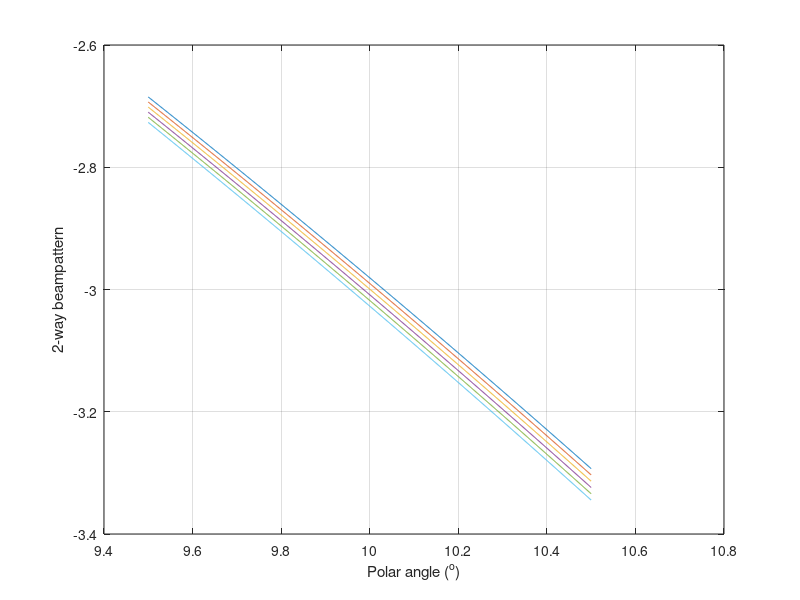

This chart was generated by the following MATLAB code: (Note: this script raises an error after producing the figure.)
% Code to generate Figure 12 of the echo statistics tutorial
%
% This code plots the beampattern PDF associated with circular apertures of
% varying size and/or frequency for 3D distribution of scatterers.
%
% Author: Wu-Jung Lee | leewujung@gmail.com | APL-UW


clear

addpath './util_fcn'
save_base_path = './figs';

[~,script_name,~] = fileparts(mfilename('fullpath'));
save_path = fullfile(save_base_path,script_name);
if ~exist(save_path,'dir')
    mkdir(save_path);
end


% Narrow down ka values and save results for later use. The section below
% is only evaluated once
if ~exist(sprintf('./figs/%s/%s_ka_num.mat',script_name,script_name),'file')
    disp('Finding fine ka values...')

    ka = 6.65:1e-2:6.7;
    theta_deg = 9.5:1e-3:10.5;
    theta = theta_deg/180*pi;
    btheta = (2*besselj(1,ka'*sin(theta))./(ka'*sin(theta))).^2;
    btheta_log = 20*log10(btheta);

    figure
    plot(theta/pi*180,btheta_log)
    xlabel('Polar angle (^o)');
    ylabel('2-way beampattern');
    grid

    % Full beamwidth 1 deg
    ka = 132.7:1e-5:132.8;
    theta_deg_want = 0.5;
    theta_deg = theta_deg_want-0.005:1e-6:theta_deg_want+0.005;
    theta = theta_deg/180*pi;
    btheta = (2*besselj(1,ka'*sin(theta))./(ka'*sin(theta))).^2;
    btheta_log = 20*log10(btheta);

    [~,idx_3db] = min(abs(btheta_log-(-3)),[],2);
    [~,idx_ka] = min(abs(theta_deg(idx_3db)-theta_deg_want));

    ka_want = ka(idx_ka);
    btheta_want = (2*besselj(1,ka_want'*sin(theta))./(ka_want'*sin(theta))).^2;

    ka_1deg = ka_want;


    % Full beamwidth 5 deg
    ka = 26.5:1e-5:26.6;
    theta_deg_want = 2.5;
    theta_deg = theta_deg_want-0.005:1e-6:theta_deg_want+0.005;
    theta = theta_deg/180*pi;
    btheta = (2*besselj(1,ka'*sin(theta))./(ka'*sin(theta))).^2;
    btheta_log = 20*log10(btheta);

    [~,idx_3db] = min(abs(btheta_log-(-3)),[],2);
    [~,idx_ka] = min(abs(theta_deg(idx_3db)-theta_deg_want));

    ka_want = ka(idx_ka);
    btheta_want = (2*besselj(1,ka_want'*sin(theta))./(ka_want'*sin(theta))).^2;

    ka_5deg = ka_want;


    % Full beamwidth 10 deg
    ka = 13.2:1e-5:13.3;
    theta_deg_want = 5;
    theta_deg = theta_deg_want-0.005:1e-6:theta_deg_want+0.005;
    theta = theta_deg/180*pi;
    btheta = (2*besselj(1,ka'*sin(theta))./(ka'*sin(theta))).^2;
    btheta_log = 20*log10(btheta);

    [~,idx_3db] = min(abs(btheta_log-(-3)),[],2);
    [~,idx_ka] = min(abs(theta_deg(idx_3db)-theta_deg_want));

    ka_want = ka(idx_ka);
    btheta_want = (2*besselj(1,ka_want'*sin(theta))./(ka_want'*sin(theta))).^2;

    ka_10deg = ka_want;


    % Full beamwidth 3 deg
    ka = 44.2:1e-5:44.3;
    theta_deg_want = 1.5;
    theta_deg = theta_deg_want-0.005:1e-6:theta_deg_want+0.005;
    theta = theta_deg/180*pi;
    btheta = (2*besselj(1,ka'*sin(theta))./(ka'*sin(theta))).^2;
    btheta_log = 20*log10(btheta);

    [~,idx_3db] = min(abs(btheta_log-(-3)),[],2);
    [~,idx_ka] = min(abs(theta_deg(idx_3db)-theta_deg_want));

    ka_want = ka(idx_ka);
    btheta_want = (2*besselj(1,ka_want'*sin(theta))./(ka_want'*sin(theta))).^2;

    ka_3deg = ka_want;


     % Full beamwidth 20 deg
    ka = 6.65:1e-5:6.7;
    theta_deg_want = 10;
    theta_deg = theta_deg_want-0.005:1e-6:theta_deg_want+0.005;
    theta = theta_deg/180*pi;
    btheta = (2*besselj(1,ka'*sin(theta))./(ka'*sin(theta))).^2;
    btheta_log = 20*log10(btheta);

    [~,idx_3db] = min(abs(btheta_log-(-3)),[],2);
    [~,idx_ka] = min(abs(theta_deg(idx_3db)-theta_deg_want));

    ka_want = ka(idx_ka);
    btheta_want = (2*besselj(1,ka_want'*sin(theta))./(ka_want'*sin(theta))).^2;

    ka_20deg = ka_want;


    % Save ka numbers
    save(fullfile(save_path,[script_name,'_ka_num.mat']),...
        'ka_*deg');

end


% Plot pb
if ~exist(sprintf('./figs/%s/%s_b_pb.mat',script_name,script_name),'file')
    disp('Calculating pb(b), this is gonna take a while...')

    b_num = 5e4;
    b_start_log = -7;
    b_end_log = 0;
    [b_1deg,pb_1deg] = calc_pb_log(ka_1deg,b_start_log,b_end_log,b_num);
    [b_3deg,pb_3deg] = calc_pb_log(ka_3deg,b_start_log,b_end_log,b_num);
    [b_5deg,pb_5deg] = calc_pb_log(ka_5deg,b_start_log,b_end_log,b_num);
    [b_10deg,pb_10deg] = calc_pb_log(ka_10deg,b_start_log,b_end_log,b_num);
    % [b_20deg,pb_20deg] = calc_pb_log(ka_20deg,b_start_log,b_end_log,b_num);

    save(fullfile(save_path,[script_name,'_b_pb.mat']),...
        'b_*deg','pb_*deg');
else
    load(fullfile(save_path,[script_name,'_b_pb.mat']));
end



% Individual Pb plots shown in the tutorial =========
figure
loglog(b_1deg,pb_1deg,'k','linewidth',1)
axis([1e-7 2e0 1e-4 1e8])
set(gca,'fontsize',16)
ylabel('$p_b(b)$','Interpreter','LaTex','fontsize',24);
xlabel('$b$','Interpreter','LaTex','fontsize',24);
title('P_b(b), full beamwidth = 1^o');
saveas(gcf,fullfile(save_path,[script_name,'_b_pb_1deg.fig']),'fig');
saveSameSize(gcf,'file',fullfile(save_path,[script_name,'_b_pb_1deg.png']),...
    'format','png','renderer','painters');

figure
loglog(b_3deg,pb_3deg,'k','linewidth',1)
axis([1e-7 2e0 1e-4 1e8])
set(gca,'fontsize',16)
ylabel('$p_b(b)$','Interpreter','LaTex','fontsize',24);
xlabel('$b$','Interpreter','LaTex','fontsize',24);
title('P_b(b), full beamwidth = 3^o');
saveas(gcf,fullfile(save_path,[script_name,'_b_pb_3deg.fig']),'fig');
saveSameSize(gcf,'file',fullfile(save_path,[script_name,'_b_pb_3deg.png']),...
    'format','png','renderer','painters');

figure
loglog(b_5deg,pb_5deg,'k','linewidth',1)
axis([1e-7 2e0 1e-4 1e8])
set(gca,'fontsize',16)
ylabel('$p_b(b)$','Interpreter','LaTex','fontsize',24);
xlabel('$b$','Interpreter','LaTex','fontsize',24);
title('P_b(b), full beamwidth = 5^o');
saveas(gcf,fullfile(save_path,[script_name,'_b_pb_5deg.fig']),'fig');
saveSameSize(gcf,'file',fullfile(save_path,[script_name,'_b_pb_5deg.png']),...
    'format','png','renderer','painters');

figure
loglog(b_10deg,pb_10deg,'k','linewidth',1)
axis([1e-7 2e0 1e-4 1e8])
set(gca,'fontsize',16)
ylabel('$p_b(b)$','Interpreter','LaTex','fontsize',24);
xlabel('$b$','Interpreter','LaTex','fontsize',24);
title('P_b(b), full beamwidth = 10^o');
saveas(gcf,fullfile(save_path,[script_name,'_b_pb_10deg.fig']),'fig');
saveSameSize(gcf,'file',fullfile(save_path,[script_name,'_b_pb_10deg.png']),...
    'format','png','renderer','painters');


% Other interesting figures ============================
figure
loglog(b_10deg,pb_10deg)
hold on
loglog(b_5deg,pb_5deg)
loglog(b_3deg,pb_3deg)
loglog(b_1deg,pb_1deg)
axis([1e-7 1e0 1e-4 1e8])
xlabel('Echo amplitude');
ylabel('PDF');
legend('20^o','10^o','5^o','3^o','1^o','location','southwest');
title('P_b(b), different full beamwidth');
saveas(gcf,fullfile(save_path,[script_name,'_b_pb_all.fig']),'fig');
saveSameSize(gcf,'file',fullfile(save_path,[script_name,'_b_pb_all.png']),...
    'format','png','renderer','painters');

figure
loglog(b_10deg,pb_10deg,'k:','linewidth',1.5)
hold on
loglog(b_5deg,pb_5deg,'k--')
loglog(b_3deg,pb_3deg,'k-.')
loglog(b_1deg,pb_1deg,'k');
axis([1e-7 1e0 1e-4 1e8])
xlabel('Echo amplitude');
ylabel('PDF');
legend('20^o','10^o','5^o','3^o','1^o','location','southwest');
title('P_b(b), different full beamwidth');
saveas(gcf,fullfile(save_path,[script_name,'_b_pb_all_bw.fig']),'fig');
saveSameSize(gcf,'file',fullfile(save_path,[script_name,'_b_pb_all_bw.png']),...
    'format','png','renderer','painters');

% For verification of ka numbers
theta = (0:1e-3:12)/180*pi;
btheta_1deg = (2*besselj(1,ka_1deg*sin(theta))./(ka_1deg*sin(theta))).^2;
btheta_3deg = (2*besselj(1,ka_3deg*sin(theta))./(ka_3deg*sin(theta))).^2;
btheta_5deg = (2*besselj(1,ka_5deg*sin(theta))./(ka_5deg*sin(theta))).^2;
btheta_10deg = (2*besselj(1,ka_10deg*sin(theta))./(ka_10deg*sin(theta))).^2;
% btheta_20deg = (2*besselj(1,ka_20deg*sin(theta))./(ka_20deg*sin(theta))).^2;

figure
% plot(theta/pi*180,20*log10(btheta_20deg),'k','linewidth',1.5)
plot(theta/pi*180,20*log10(btheta_10deg),'k:','linewidth',1.5)
hold on
plot(theta/pi*180,20*log10(btheta_5deg),'k--');
plot(theta/pi*180,20*log10(btheta_3deg),'k-.');
plot(theta/pi*180,20*log10(btheta_1deg),'k');
xlabel('Polar angle (^o)')
ylabel('2-way beampattern (dB)');
title('Beampattern for different ka/beamwidth')
ylim([-5 0])
grid
legend('20^o beam','10^o beam','5^o beam','3^o beam','1^o beam');
saveas(gcf,fullfile(save_path,[script_name,'_bp_all.fig']),'fig');
saveSameSize(gcf,'file',fullfile(save_path,[script_name,'_bp_all.png']),...
    'format','png','renderer','painters');
